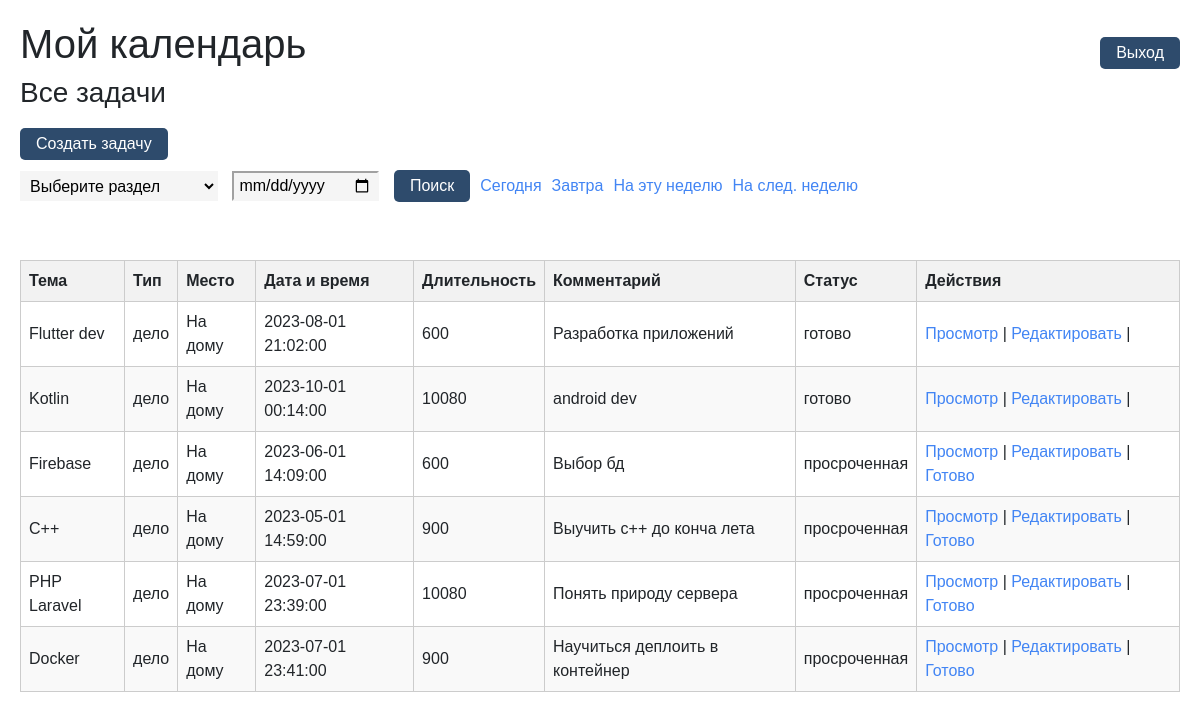
/index.php (signed in), run on the app's committed database.
### tables this page shows
CREATE TABLE `tasks` (
  `id` int(10) UNSIGNED NOT NULL,
  `topic` varchar(255) NOT NULL,
  `type` enum('встреча','звонок','совещание','дело') NOT NULL,
  `location` varchar(255) DEFAULT NULL,
  `date_time` datetime NOT NULL,
  `duration` int(11) DEFAULT NULL,
  `comment` text,
  `status` enum('текущая задача','просроченная','готово') NOT NULL DEFAULT 'текущая задача'
);

### controllers/TaskController.php (called while the page is built, shortened)
<?php
require_once 'models/TaskModel.php';
class TaskController
{
    public function index()
    {
        $tasks = TaskModel::getAllTasks();
        $listTitle = 'Все задачи';
        include 'views/task/index.php';
    }
}

### models/TaskModel.php (called while the page is built, shortened)
<?php
class TaskModel
{
    public static function getAllTasks()
    {
        global $pdo;
        $stmt = $pdo->query('SELECT * FROM tasks');
        $tasks = $stmt->fetchAll(PDO::FETCH_ASSOC);
        $currentDateTime = date('Y-m-d H:i:s');
        foreach ($tasks as &$task) {
            if ($task['date_time'] < $currentDateTime && $task['status'] !== 'готово') {
                $task['status'] = 'просроченная';
                self::updateTaskStatus($task['id'], $task['status']);
            }
        }
        return $tasks;
    }
    public static function updateTaskStatus($id, $status)
    {
        global $pdo;
        $stmt = $pdo->prepare('UPDATE tasks SET status = ? WHERE id = ?');
        $stmt->execute([$status, $id]);
    }
}

### views/task/index.php (the view, shortened to what this page needs)
<!DOCTYPE html>
<html>
<head>
<link href="https://cdn.jsdelivr.net/npm/bootstrap@5.3.0-alpha1/dist/css/bootstrap.min.css" rel="stylesheet">
</head>
<body>
<div style="display: flex; justify-content: space-between; align-items: center;">
  <h1>Мой календарь</h1>
  <a href="login.php"><button class="my-button">Выход</button></a>
</div>
    <?php if (isset($listTitle)): ?>
        <h3><?= $listTitle ?></h3>
    <?php endif; ?>
    <button class="my-button">
    <a href="index.php?action=create" style="color: inherit; text-decoration: none;">Создать задачу</a>
</button>
<div style="display: flex; align-items: center;">
  <select onchange="location = this.value;" style="margin-right: 10px; background-color: #F5F5F5; padding: 5px; height: 30px; border-color: #F5F5F5;">
    <option value="">Выберите раздел</option>
  </select>
<form action="index.php?action=tasksByDate" method="POST" style="margin-right: 10px;">
    <input type="date" id="date" name="date" style="margin-right: 10px; background-color: #F5F5F5; padding: 5px; height: 30px; border-color: #F5F5F5;">
    <button class="my-button">Поиск</button>
  </form>
  <a href="index.php?action=today" style="margin-right: 10px;">Сегодня</a>
  <a href="index.php?action=tomorrow" style="margin-right: 10px;">Завтра</a>
  <a href="index.php?action=week" style="margin-right: 10px;">На эту неделю</a>
  <a href="index.php?action=nextweek">На след. неделю</a>
</div>
<br><br>
<table>
  <tr>
    <th>Тема</th>
    <th>Тип</th>
    <th>Место</th>
    <th>Дата и время</th>
    <th>Длительность</th>
    <th>Комментарий</th>
    <th>Статус</th>
    <th>Действия</th>
  </tr>
        <?php foreach ($tasks as $task): ?>
            <tr>
                <td><?= $task['topic'] ?></td>
                <td><?= $task['type'] ?></td>
                <td><?= $task['location'] ?></td>
                <td><?= $task['date_time'] ?></td>
                <td><?= $task['duration'] ?></td>
                <td><?= $task['comment'] ?></td>
                <td><?= $task['status'] ?></td>
                <td>
                    <a href="index.php?action=show&id=<?= $task['id'] ?>">Просмотр</a> |
                    <a href="index.php?action=edit&id=<?= $task['id'] ?>">Редактировать</a> |
                    <?php if ($task['status'] !== 'готово'): ?>
                        <a href="index.php?action=markAsCompleted&id=<?= $task['id'] ?>">Готово</a>
                    <?php endif; ?>
                </td>
            </tr>
        <?php endforeach; ?>
    </table>
</body>
</html>

### index.php (shortened to what this page needs)
<?php
require_once 'controllers/TaskController.php';
$controller = new TaskController();
if (!empty($_GET['action'])) {
    $action = $_GET['action'];
    if (method_exists($controller, $action)) {
        if (!empty($_GET['id'])) {
            $id = $_GET['id'];
            $controller->$action($id);
        } else {
            $controller->$action();
        }
    } else {
        echo 'Invalid action';
    }
} else {
    $controller->index();
}

### views/task/index.php (style rules this page uses)
form { margin-bottom:10px; }
body { padding: 20px; font-family: Arial, sans-serif; }
h1 { margin-top: 0; }
.my-button { margin-top: 10px; display: inline-block; padding: 4px 16px; background-color: #2E4B6C; color: #fff; border: none; border-radius: 5px; cursor: pointer; text-decoration: none; text-align: center; transition: background-color 0.3s ease; }
table { width: 100%; border-collapse: collapse; margin-bottom: 20px; }
table th, table td { padding: 8px; border: 1px solid #ccc; }
table th { background-color: #f2f2f2; font-weight: bold; }
table tr:nth-child(even) { background-color: #f9f9f9; }
a { color: #4285F4; text-decoration: none; transition: color 0.3s ease; }

### data on the page
tasks: topic "Flutter dev", type "дело", location "На дому", date_time "2023-08-01 21:02:00", duration "600", comment "Разработка приложений", status "готово"
tasks: topic "Kotlin", type "дело", location "На дому", date_time "2023-10-01 00:14:00", duration "10080", comment "android dev", status "готово"
tasks: topic "Firebase", type "дело", location "На дому", date_time "2023-06-01 14:09:00", duration "600", comment "Выбор бд", status "просроченная"
tasks: topic "C++", type "дело", location "На дому", date_time "2023-05-01 14:59:00", duration "900", comment "Выучить с++ до конча лета", status "просроченная"
tasks: topic "PHP Laravel", type "дело", location "На дому", date_time "2023-07-01 23:39:00", duration "10080", comment "Понять природу сервера", status "просроченная"
tasks: topic "Docker", type "дело", location "На дому", date_time "2023-07-01 23:41:00", duration "900", comment "Научиться деплоить в контейнер", status "просроченная"

### other printed values
$listTitle "Все задачи"
